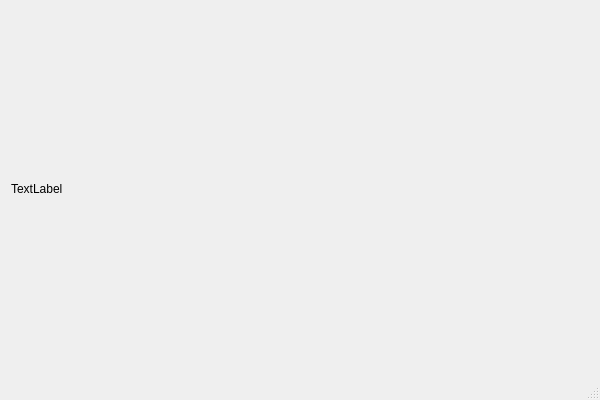
<?xml version="1.0" encoding="utf-8"?>
<ui version="4.0">
 <class>cttClass</class>
 <widget class="QMainWindow" name="cttClass">
  <property name="geometry">
   <rect>
    <x>0</x>
    <y>0</y>
    <width>600</width>
    <height>400</height>
   </rect>
  </property>
  <property name="windowTitle">
   <string>ctt</string>
  </property>
  <widget class="QWidget" name="centralWidget">
   <layout class="QHBoxLayout" name="horizontalLayout">
    <item>
     <widget class="QLabel" name="label">
      <property name="text">
       <string>TextLabel</string>
      </property>
     </widget>
    </item>
   </layout>
  </widget>
  <widget class="QMenuBar" name="menuBar">
   <property name="geometry">
    <rect>
     <x>0</x>
     <y>0</y>
     <width>600</width>
     <height>21</height>
    </rect>
   </property>
  </widget>
  <widget class="QStatusBar" name="statusBar"/>
 </widget>
 <layoutdefault spacing="6" margin="11"/>
 <resources>
  <include location="ctt.qrc"/>
 </resources>
 <connections/>
</ui>
